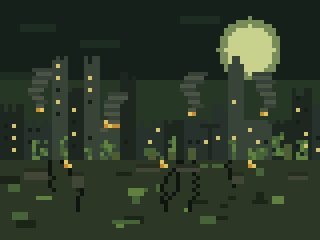
#> input picture assets/source/cutscenes/cutscene_intro.png, 320 x 240 px
$ python -i pilot.py   (imports and definitions only)
#> lines starting #> are read from the running program, lines starting #| are printed output that depends on the picture
#> further down, picture is the input picture: PIL image 320x240 RGBA; mean R, G, B, A 44.8, 55.9, 40.4, 255
"""Build and validate the two native-size sprite pilots for review."""

from __future__ import annotations

import argparse
import io
import zipfile
from collections.abc import Iterable, Sequence
from pathlib import Path

from PIL import Image


TRANSPARENT = (0, 0, 0, 0)
PREVIEW_SCALE = 16

PLAYER_PALETTE = {
    "K": (24, 22, 19, 255),
    "R": (225, 43, 39, 255),
    "r": (143, 25, 27, 255),
    "S": (238, 169, 112, 255),
    "s": (184, 105, 68, 255),
    "W": (242, 238, 220, 255),
    "w": (177, 182, 166, 255),
    "G": (56, 126, 57, 255),
    "g": (25, 75, 39, 255),
}

RAT_PALETTE = {
    "K": (24, 23, 22, 255),
    "D": (57, 54, 52, 255),
    "M": (91, 86, 79, 255),
    "L": (139, 128, 112, 255),
    "P": (203, 117, 112, 255),
    "I": (92, 119, 53, 255),
    "X": (214, 49, 46, 255),
}

PLAYER_PIXELS = (
    "................",
    "................",
    ".....rrrrrr.....",
    "....rRRRRRrrr...",
    "...KSSSSSSSK....",
    "...KSsKSKsSK....",
    "...KSSSSSSSK....",
    "...sKKWWWKs.....",
    "...sKWWWWWWKs...",
    "...sKwwwwwwKs...",
    "....KGGGGGGK....",
    "....KGgGGgGK....",
    "....KGgGGgGK....",
    "....KggKKggK....",
    "....KKK..KKK....",
    "...KKK....KKK...",
)

RAT_PIXELS = (
    "................",
    "................",
    "................",
    "................",
    "........KP......",
    ".......KPKKK....",
    "....KKKMMMMMKK..",
    "....KKMMMMMMLLK.",
    "...KDDMMMMMMLLKK",
    "PPPPKMMMMMMLXKKK",
    "....KDMMIIILLPPK",
    ".....KKKMMKPK...",
    "......KDK.KMK...",
    "......KPK.KPK...",
    "................",
    "................",
)


def open_rgba(path: Path) -> Image.Image:
    with Image.open(path) as source:
        return source.convert("RGBA")


# [10 lines left out: function split_sheet, not called in this run]


def native_canvas(size: tuple[int, int]) -> Image.Image:
    return Image.new("RGBA", size, TRANSPARENT)


# [13 lines left out: function sprite_from_rows, not called in this run]


def build_player_idle_front() -> Image.Image:
    return sprite_from_rows(PLAYER_PIXELS, PLAYER_PALETTE)


def build_rat_common_side() -> Image.Image:
    return sprite_from_rows(RAT_PIXELS, RAT_PALETTE)


# [51 lines left out: functions quantize_to_palette, image_stats, rgba_to_rars8, not called in this run]


def fit_original_to_native(image: Image.Image, size: int = 16) -> Image.Image:
    """Reproduce the existing converter's crop/nearest/center comparison view."""
#> called with size = 16
    rgba = image.convert("RGBA")
    bbox = rgba.getchannel("A").getbbox()
#> bbox = (0, 0, 320, 240)
    if bbox is None:
        raise ValueError("original sprite is fully transparent")
    crop = rgba.crop(bbox)
    scale = min(size / crop.width, size / crop.height, 1.0)
#> scale = 0.05
    resized = crop.resize(
        (max(1, round(crop.width * scale)), max(1, round(crop.height * scale))),
        Image.Resampling.NEAREST,
    )
    canvas = native_canvas((size, size))
#> canvas: PIL image 16x16 RGBA; every value is 0
    canvas.alpha_composite(
        resized, ((size - resized.width) // 2, (size - resized.height) // 2)
    )
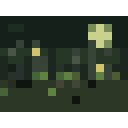
#> canvas: PIL image 16x16 RGBA (shown 8 times larger); mean R, G, B, A 34.4, 42.8, 30.6, 191.2; transparent parts drawn white
    return canvas


# [131 lines left out: functions _zip_rgba, comparison_preview, validate_pilot, _print_validation, generate_pilots, _package_summary and 2 more, not called in this run]


# [2 lines not run here, left out]

>>> from PIL import Image
>>> picture = Image.open('../../assets/source/cutscenes/cutscene_intro.png')
>>> result = fit_original_to_native(picture)
